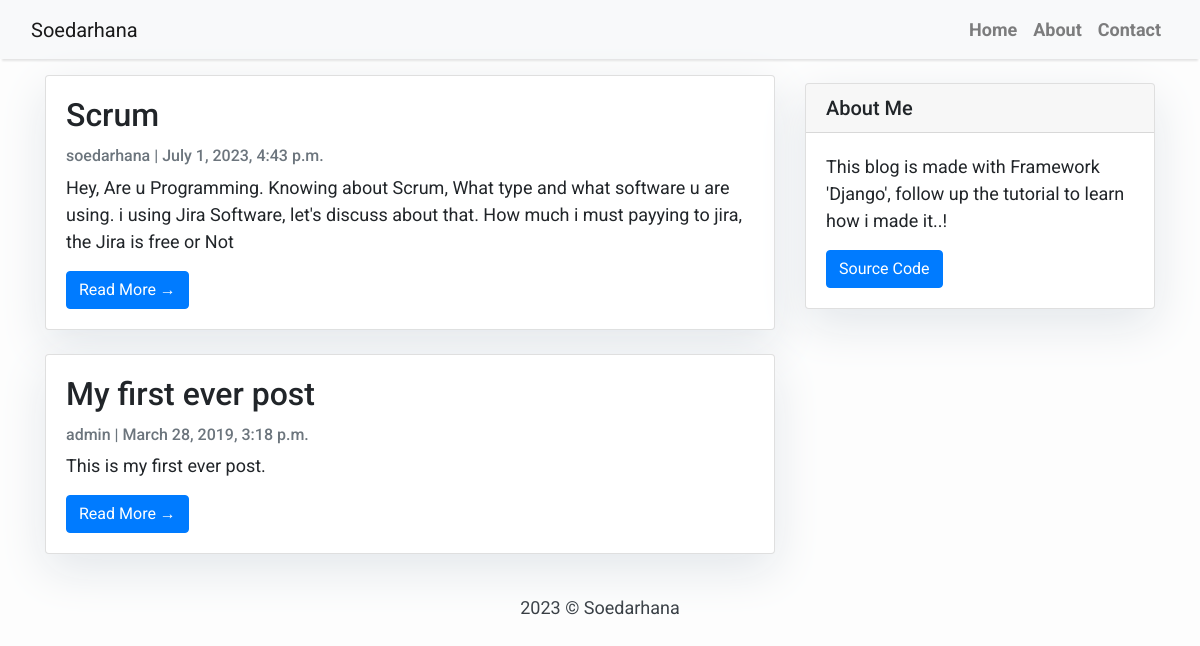
The page / on the database its author committed.
### blog/models.py (models this page shows, shortened)
class Post(models.Model):
    title = models.CharField(max_length=200, unique=True)
    slug = models.SlugField(max_length=200, unique=True)
    author = models.ForeignKey(User, on_delete= models.CASCADE,related_name='blog_posts')
    updated_on = models.DateTimeField(auto_now= True)
    content = models.TextField()
    created_on = models.DateTimeField(auto_now_add=True)
    status = models.IntegerField(choices=STATUS, default=0)
    class Meta:
        ordering = ['-created_on']

### blog/views.py (the view)
# urls.py: path('', views.PostList.as_view(), name='home'),
class PostList(generic.ListView):
    queryset = Post.objects.filter(status=1).order_by('-created_on')
    template_name = 'index.html'

### templates/index.html (shortened to what this page needs)
{% extends "base.html" %}
{% block content %}
    <div class="container">
        <div class="row">
              <div class="col-md-8 mt-3 left">
                    {% for post in post_list %}
                        <div class="card mb-4" >
                            <div class="card-body">
                                <h2 class="card-title">{{ post.title }}</h2>
                                <p class="card-text text-muted h6">{{ post.author }} | {{ post.created_on}} </p>
                                <p class="card-text">{{post.content|slice:":200" }}</p>
                                <a href="{% url 'post_detail' post.slug  %}" class="btn btn-primary">Read More &rarr;</a>
                            </div>
                        </div>
                    {% endfor %}
              </div>
                {% block sidebar %}
                {% include 'sidebar.html' %}
                {% endblock sidebar %}
        </div>
    </div>
{%endblock%}

### templates/base.html (shortened to what this page needs)
<!DOCTYPE html>
<html>
  <head>
    <link
      rel="stylesheet"
      href="https://maxcdn.bootstrapcdn.com/bootstrap/4.0.0/css/bootstrap.min.css"
    />
  </head>
  <body>
    <nav class="navbar navbar-expand-lg navbar-light bg-light shadow" id="mainNav">
      <div class="container-fluid">
        <a class="navbar-brand" href="{% url 'home' %}" >Soedarhana</a>
        <div class="collapse navbar-collapse" id="navbarResponsive">
            <ul class="navbar-nav ml-auto">
              <li class="nav-item text-black">
                <a
                  class="nav-link text-black font-weight-bold"
                  href="{% url 'home' %}"
                  >Home</a
                >
              </li>
              <li class="nav-item text-black">
                <a
                  class="nav-link text-black font-weight-bold"
                  href="{% url 'about' %}"
                  >About</a
                >
              </li>
              <li class="nav-item text-black">
                <a
                  class="nav-link text-black font-weight-bold"
                  href="{% url 'contact' %}"
                  >Contact</a
                >
              </li>
            </ul>
          </div>
        </div>
    </nav>
            {% block content %}{% endblock content %}
    <footer class="py-3 bg-grey">
              <p class="m-0 text-dark text-center ">2023 &copy; Soedarhana</p>
    </footer>
  </body>
</html>

### templates/sidebar.html (shortened to what this page needs)
{% block sidebar %}
<div class="col-md-4 float-right ">
<div class="card my-4">
        <h5 class="card-header">About Me</h5>
    <div class="card-body">
        <p class="card-text"> This blog is made with Framework 'Django',
            follow up the tutorial to learn how i made it..!</p>
        <a href="#">
            <button type="button" class="btn btn-primary">Source Code</button>
        </a>
    </div>
</div>
</div>
{% endblock sidebar %}

### templates/base.html (style rules this page uses)
body { font-family: "Roboto", sans-serif; font-size: 17px; background-color: #fdfdfd; }
.shadow { box-shadow: 0 4px 2px -2px rgba(0,0,0,0.1); }

### templates/index.html (style rules this page uses)
body { font-family: "Roboto", sans-serif; font-size: 18px; background-color: #fdfdfd; }
.card { box-shadow: 0 16px 48px #E3E7EB; }

### templates/sidebar.html (style rules this page uses)
.card { box-shadow: 0 16px 48px #E3E7EB; }

### rows shown on the page
Post: title "Scrum", author "soedarhana", created_on "July 1, 2023, 4:43 p.m.", content "Hey, Are u Programming. Knowing about Scrum, What type and what software u are using. i using Jira Software, let's discuss about that. How much i must payying to jira, the Jira is free or Not"
Post: title "My first ever post", author "admin", created_on "March 28, 2019, 3:18 p.m.", content "This is my first ever post."
